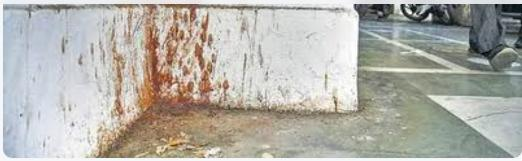
#> input picture model/test_spitting.jpg, 522 x 161 px, found by its file name
$ python test_classify_endpoint.py
#> lines starting #> are read from the running program, lines starting #| are printed output that depends on the picture
import urllib.request
import json
import io
import os
import sys
from PIL import Image, ImageDraw
import numpy as np

def test_img(img, name):
    buf = io.BytesIO()
    img.save(buf, format='JPEG')
    img_bytes = buf.getvalue()

    boundary = '----WebKitFormBoundary7MA4YWxkTrZu0gW'
    header = (
        f'--{boundary}\r\n'
        'Content-Disposition: form-data; name="image"; filename="test.jpg"\r\n'
        'Content-Type: image/jpeg\r\n\r\n'
    ).encode('utf-8')
    footer = f'\r\n--{boundary}--\r\n'.encode('utf-8')
    body = header + img_bytes + footer

    req = urllib.request.Request(
        'http://127.0.0.1:8000/classify',
        data=body,
        headers={'Content-Type': f'multipart/form-data; boundary={boundary}'}
    )
    try:
        with urllib.request.urlopen(req) as resp:
            data = json.loads(resp.read().decode('utf-8'))
            print(f"[{name}] -> IsCivic: {data.get('is_civic')} | Category: {data.get('detected_category')} | Dept: {data.get('assigned_department')} | Conf: {data.get('category_confidence')}%")
    except Exception as e:
        print(f"[{name}] -> Error: {e}")

if __name__ == '__main__':
    # 1. Spitting test image
    if os.path.exists('model/test_spitting.jpg'):
        test_img(Image.open('model/test_spitting.jpg'), 'Real Paan/Spit Image')
#> in test_img, img is the input picture: PIL image 522x161 RGB; mean R, G, B 178.9, 176.9, 169.6
#> (the call stopped at in test_img, `with urllib.request.urlopen(req) as resp:`: the network is not available in this run)

    # 2. Road / Pothole simulation
    pothole_img = Image.new('RGB', (300, 300), color=(80, 80, 80))
#> pothole_img: PIL image 300x300 RGB; every value is 80
    d = ImageDraw.Draw(pothole_img)
    d.ellipse([70, 70, 230, 230], fill=(20, 20, 20), outline=(50, 50, 50))
    test_img(pothole_img, 'Pothole Synthetic')
#> call 2 of test_img, with name = 'Pothole Synthetic'
#> in test_img (call 2), `img.save(buf, format='JPEG')`:
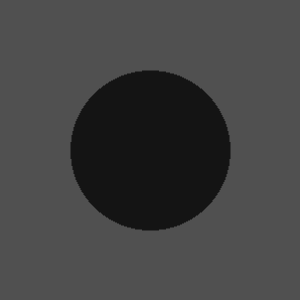
#> img: PIL image 300x300 RGB; min 20, max 80, mean 66.6
#> (the call stopped at in test_img, `with urllib.request.urlopen(req) as resp:`: the network is not available in this run)

    # 3. Tree simulation
    tree_img = Image.new('RGB', (300, 300), color=(30, 100, 30))
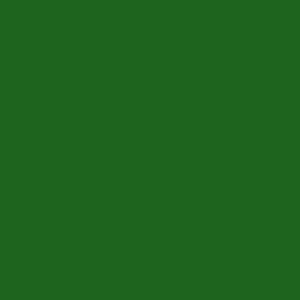
#> tree_img: PIL image 300x300 RGB; mean R, G, B 30, 100, 30
    d = ImageDraw.Draw(tree_img)
    d.rectangle([130, 100, 170, 280], fill=(90, 50, 20))
    d.ellipse([60, 30, 240, 160], fill=(20, 120, 30))
    test_img(tree_img, 'Fallen Tree Synthetic')
#> call 3 of test_img, with name = 'Fallen Tree Synthetic'
#> in test_img (call 3), `img.save(buf, format='JPEG')`:
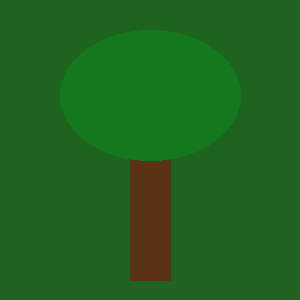
#> img: PIL image 300x300 RGB; mean R, G, B 31.2, 101.4, 29.5
#> (the call stopped at in test_img, `with urllib.request.urlopen(req) as resp:`: the network is not available in this run)

    # 4. Garbage pile simulation
    arr = np.random.randint(50, 200, (300, 300, 3), dtype=np.uint8)
    test_img(Image.fromarray(arr), 'Garbage / Random Noise')
#> call 4 of test_img, with name = 'Garbage / Random Noise'
#> in test_img (call 4), `img.save(buf, format='JPEG')`:
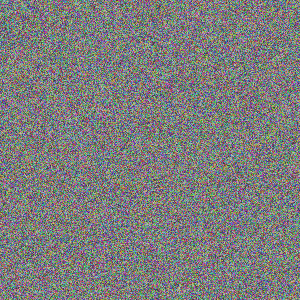
#> img: PIL image 300x300 RGB; mean R, G, B 124.5, 124.7, 124.4
#> (the call stopped at in test_img, `with urllib.request.urlopen(req) as resp:`: the network is not available in this run)
